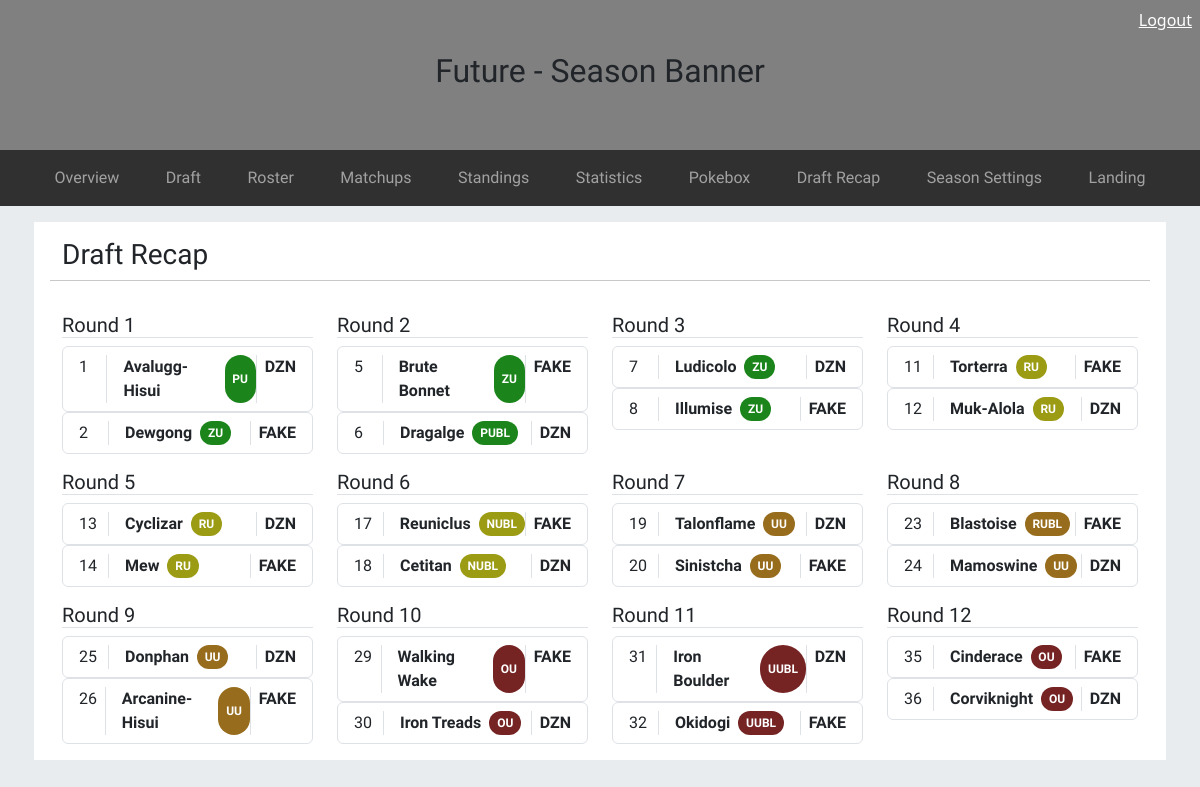
Page /season/draft-recap.php (signed in) on the committed database.
### tables this page shows
CREATE TABLE `draft_picks` (
  `id` int(11) NOT NULL,
  `season_id` int(11) NOT NULL,
  `active_user_id` int(11) NOT NULL,
  `showdown_pokemon_id` int(11) DEFAULT NULL,
  `pick_number` int(11) NOT NULL,
  `round_number` int(11) NOT NULL,
  `picked_at` timestamp NOT NULL DEFAULT CURRENT_TIMESTAMP
);

CREATE TABLE `showdown_pokemon` (
  `id` int(11) NOT NULL,
  `showdown_key` varchar(100) NOT NULL,
  `showdown_id` int(11) NOT NULL,
  `name` varchar(100) NOT NULL,
  `form` varchar(50) NOT NULL DEFAULT 'Base',
  `type1` varchar(30) NOT NULL,
  `type2` varchar(30) DEFAULT NULL,
  `created_at` timestamp NOT NULL DEFAULT CURRENT_TIMESTAMP,
  `updated_at` timestamp NULL DEFAULT NULL,
  `hp` int(11) DEFAULT NULL,
  `attack` int(11) DEFAULT NULL,
  `defense` int(11) DEFAULT NULL,
  `sp_attack` int(11) DEFAULT NULL,
  `sp_defense` int(11) DEFAULT NULL,
  `speed` int(11) DEFAULT NULL,
  `ability_1` varchar(100) DEFAULT NULL,
  `ability_2` varchar(100) DEFAULT NULL,
  `hidden_ability` varchar(100) DEFAULT NULL
);

CREATE TABLE `pokemon_tier_per_season` (
  `id` int(11) NOT NULL,
  `showdown_pokemon_id` int(11) NOT NULL,
  `tier` varchar(25) DEFAULT NULL,
  `season_id` int(11) NOT NULL,
  `created_at` timestamp NOT NULL DEFAULT CURRENT_TIMESTAMP
);

CREATE TABLE `users` (
  `id` int(11) NOT NULL,
  `email` varchar(255) NOT NULL,
  `password_hash` varchar(255) NOT NULL,
  `default_team_name` varchar(6) DEFAULT NULL,
  `role` enum('owner','admin','user') NOT NULL DEFAULT 'user',
  `theme` enum('light','dark','system') NOT NULL DEFAULT 'system',
  `created_at` timestamp NOT NULL DEFAULT CURRENT_TIMESTAMP,
  `default_team_mascot` varchar(30) NOT NULL
);

### includes/auth.php (called while the page is built, shortened)
<?php
    require_once __DIR__ . '/connection.php';
    $userId = (int) $_SESSION['user_id'];
    $sql = "
        SELECT
            id,
            email,
            default_team_name,
            default_team_mascot,
            role,
            theme
        FROM users
        WHERE id = ?
        LIMIT 1
    ";
    $stmt = $conn->prepare($sql);
    $stmt->bind_param("i", $userId);
    $stmt->execute();
    $result = $stmt->get_result();
    $currentUser = $result->fetch_assoc();
    $userRole = $currentUser['role'];
    $isOwner = ($userRole === 'owner');

### season/draft-recap.php (the view, shortened to what this page needs)
<?php
    require_once __DIR__ . '/../includes/auth.php';
    $seasonId = 1;
    $sql = "SELECT draft_picks.round_number, draft_picks.pick_number, showdown_pokemon.name, pokemon_tier_per_season.tier, users.default_team_name
    FROM draft_picks
    JOIN active_users
    ON draft_picks.active_user_id = active_users.id
    JOIN users
    ON active_users.user_id = users.id
    JOIN showdown_pokemon
    ON draft_picks.showdown_pokemon_id = showdown_pokemon.id
    JOIN pokemon_tier_per_season
    ON draft_picks.showdown_pokemon_id = pokemon_tier_per_season.showdown_pokemon_id
    WHERE draft_picks.season_id = ?
    ORDER BY draft_picks.pick_number ASC;
    ";
    $stmt = $conn->prepare($sql);
    $stmt->bind_param("i",$seasonId);
    $stmt->execute();
    $recapResults = $stmt->get_result();
    while($row = $recapResults->fetch_assoc())
    {
        $roundNumber = $row['round_number'];
        $round[$roundNumber][] =
        [
            'pick_number' => $row['pick_number'],
            'name' => $row['name'],
            'tier' => $row['tier'],
            'default_team_name' => $row['default_team_name']
        ];
    }
?>
<!DOCTYPE html>
<html lang="en">
<head>
    <link rel="stylesheet" href="../css/styles.css">
    <link href="https://cdn.jsdelivr.net/npm/bootstrap@5.3.8/dist/css/bootstrap.min.css" rel="stylesheet">
</head>
<body class="bg-body-secondary">
    <header>
        <?php include '../includes/banner.php' ?>
    </header>
    <nav class="px-3 sticky-top navbar navbar-expand-lg" data-bs-theme="dark">
        <?php include '../includes/nav.php' ?>
    </nav>
    <main class="container p-3">
        <div class="row p-3 bg-white">
            <h1 class="fs-3">Draft Recap</h1>
            <hr>
            <?php foreach ($round as $roundNumber => $picks): ?>
            <div class="mt-3 col-sm-12 col-md-6 col-lg-4 col-xl-3">
                <h2 class="fs-5 border-bottom">Round <?= htmlspecialchars($roundNumber) ?></h2>
                <?php foreach ($picks as $pick): ?>
                    <ul id="draftRecapList" class="ps-0 list-group">
                        <li class="list-group-item d-flex">
                            <div class="recapPickNum border-end">
                                <?= htmlspecialchars($pick['pick_number']) ?>
                            </div>
                            <div class="flex-grow-1 d-flex">
                                <div class="ps-3 fw-bold">
                                    <?= htmlspecialchars($pick['name']) ?>
                                </div>
                                <div class="tierBadge-<?= htmlspecialchars($pick['tier']) ?> mb-0 ms-2 badge rounded-5 d-flex align-items-center">
                                    <?= htmlspecialchars($pick['tier']) ?>
                                </div>
                            </div>
                            <div class="fw-bold border-start ps-2 d-flex justify-content-end">
                                <?= htmlspecialchars($pick['default_team_name']) ?>
                            </div>
                        </li>
                    </ul>
                <?php endforeach; ?>
            </div>
            <?php endforeach ?>
        </div>
    </main>
</body>
</html>

### includes/banner.php (shortened to what this page needs)
<div class="seasonBanner d-flex justify-content-center align-items-center position-relative">
    <h2>Future - Season Banner</h2>
    <a href="../logout.php" class="position-absolute top-0 end-0 m-2 text-white">
        Logout
    </a>
</div>

### includes/nav.php (shortened to what this page needs)
<div class="collapse navbar-collapse" id="navbarSupportedContent">
    <ul class="navbar-nav w-100 me-auto mb-2 mb-lg-0 d-flex justify-content-evenly">
        <li class="nav-item">
            <a class="nav-link" href="#">Overview</a>
        </li>
        <li class="nav-item">
            <a class="nav-link" href="draft.php">Draft</a>
        </li>
        <li class="nav-item">
            <a class="nav-link" href="roster.php">Roster</a>
        </li>
        <li class="nav-item">
            <a class="nav-link" href="matchups.php">Matchups</a>
        </li>
        <li class="nav-item">
            <a class="nav-link" href="standings.php">Standings</a>
        </li>
        <li class="nav-item">
            <a class="nav-link" href="statistics.php">Statistics</a>
        </li>
        <li class="nav-item">
            <a class="nav-link" href="pokebox.php">Pokebox</a>
        </li>
        <li class="nav-item">
            <a class="nav-link" href="draft-recap.php">Draft Recap</a>
        </li>
        <?php if ($isOwner): ?>
            <li class="nav-item">
                <a class="nav-link" href="admin.php">Season Settings</a>
            </li>
        <?php endif ?>
        <li class="nav-item">
            <a class="nav-link" href="../index.php">Landing</a>
        </li>
    </ul>
</div>

### css/styles.css (style rules this page uses)
:root { --main-color: #168664; --main-color-hover: #0d4937; --secondary-color: #fed37e; --secondary-grad-color: #ffb15f; --info-header: rgb(70, 70, 70); --nav-color: rgb(48, 48, 48); --pkmn-red: rgb(131, 18, 18); --ou-tier-color: rgb(117, 35, 35); --uu-tier-color: rgb(151, 109, 29); --ru-tier-color: rgb(155, 155, 20); --nu-tier-color: rgb(27, 133, 27); }
p,span,li,h1,h2,h3 { font-family: "jura"; }
a, a:visited { color: white; text-decoration: none; }
li { list-style: none; }
.tierBadge-OU, .tierBadge-UUBL { background-color: var(--ou-tier-color); }
.tierBadge-UU, .tierBadge-RUBL { background-color: var(--uu-tier-color) }
.tierBadge-RU, .tierBadge-NUBL { background-color: var(--ru-tier-color); }
.tierBadge-NU, .tierBadge-PUBL, .tierBadge-PU, .tierBadge-ZUBL, .tierBadge-ZU { background-color: var(--nu-tier-color); }
.seasonBanner { min-height: 150px; width: 100%; background-color: grey; }
.navbar { background-color: var(--nav-color); z-index: 1100; }
#navbarSupportedContent { z-index: 1101; }
.recapPickNum { width: 30px; }

### rows in the picture
draft_picks: pick_number "1", showdown_pokemon.name "Avalugg-Hisui", pokemon_tier_per_season.tier "PU", users.default_team_name "DZN"
draft_picks: pick_number "2", showdown_pokemon.name "Dewgong", pokemon_tier_per_season.tier "ZU", users.default_team_name "FAKE"
draft_picks: pick_number "5", showdown_pokemon.name "Brute Bonnet", pokemon_tier_per_season.tier "ZU", users.default_team_name "FAKE"
draft_picks: pick_number "6", showdown_pokemon.name "Dragalge", pokemon_tier_per_season.tier "PUBL", users.default_team_name "DZN"
draft_picks: pick_number "7", showdown_pokemon.name "Ludicolo", pokemon_tier_per_season.tier "ZU", users.default_team_name "DZN"
draft_picks: pick_number "8", showdown_pokemon.name "Illumise", pokemon_tier_per_season.tier "ZU", users.default_team_name "FAKE"
draft_picks: pick_number "11", showdown_pokemon.name "Torterra", pokemon_tier_per_season.tier "RU", users.default_team_name "FAKE"
draft_picks: pick_number "12", showdown_pokemon.name "Muk-Alola", pokemon_tier_per_season.tier "RU", users.default_team_name "DZN"
draft_picks: pick_number "13", showdown_pokemon.name "Cyclizar", pokemon_tier_per_season.tier "RU", users.default_team_name "DZN"
draft_picks: pick_number "14", showdown_pokemon.name "Mew", pokemon_tier_per_season.tier "RU", users.default_team_name "FAKE"
draft_picks: pick_number "17", showdown_pokemon.name "Reuniclus", pokemon_tier_per_season.tier "NUBL", users.default_team_name "FAKE"
draft_picks: pick_number "18", showdown_pokemon.name "Cetitan", pokemon_tier_per_season.tier "NUBL", users.default_team_name "DZN"
draft_picks: pick_number "19", showdown_pokemon.name "Talonflame", pokemon_tier_per_season.tier "UU", users.default_team_name "DZN"
draft_picks: pick_number "20", showdown_pokemon.name "Sinistcha", pokemon_tier_per_season.tier "UU", users.default_team_name "FAKE"
draft_picks: pick_number "23", showdown_pokemon.name "Blastoise", pokemon_tier_per_season.tier "RUBL", users.default_team_name "FAKE"
draft_picks: pick_number "24", showdown_pokemon.name "Mamoswine", pokemon_tier_per_season.tier "UU", users.default_team_name "DZN"
draft_picks: pick_number "25", showdown_pokemon.name "Donphan", pokemon_tier_per_season.tier "UU", users.default_team_name "DZN"
draft_picks: pick_number "26", showdown_pokemon.name "Arcanine-Hisui", pokemon_tier_per_season.tier "UU", users.default_team_name "FAKE"
draft_picks: pick_number "29", showdown_pokemon.name "Walking Wake", pokemon_tier_per_season.tier "OU", users.default_team_name "FAKE"
draft_picks: pick_number "30", showdown_pokemon.name "Iron Treads", pokemon_tier_per_season.tier "OU", users.default_team_name "DZN"
draft_picks: pick_number "31", showdown_pokemon.name "Iron Boulder", pokemon_tier_per_season.tier "UUBL", users.default_team_name "DZN"
draft_picks: pick_number "32", showdown_pokemon.name "Okidogi", pokemon_tier_per_season.tier "UUBL", users.default_team_name "FAKE"
draft_picks: round_number "12", pick_number "36", showdown_pokemon.name "Corviknight", pokemon_tier_per_season.tier "OU", users.default_team_name "DZN"
draft_picks: pick_number "35", showdown_pokemon.name "Cinderace", pokemon_tier_per_season.tier "OU", users.default_team_name "FAKE"

### other values in the picture
$roundNumber "1"
$roundNumber "2"
$roundNumber "3"
$roundNumber "4"
$roundNumber "5"
$roundNumber "6"
$roundNumber "7"
$roundNumber "8"
$roundNumber "9"
$roundNumber "10"
$roundNumber "11"
